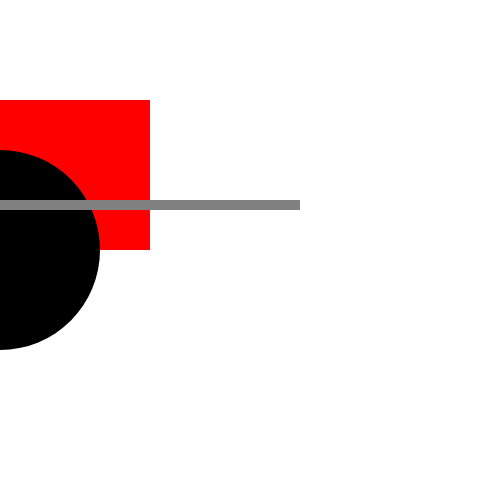
Frame 1 (no input)
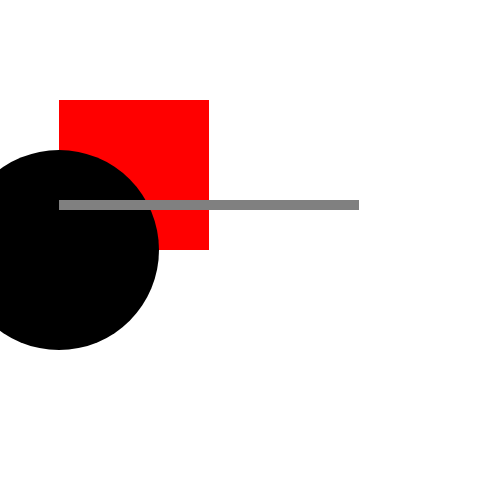
Frame 60 (no input)
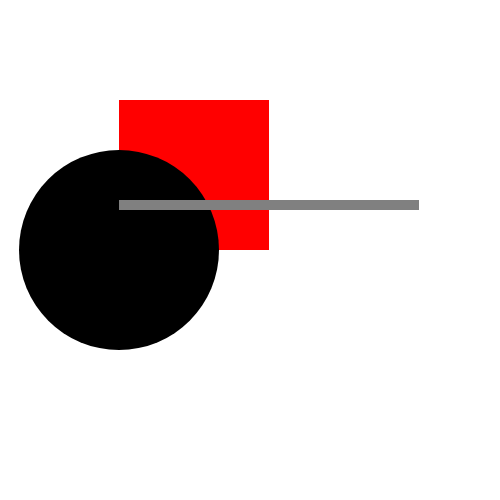
Frame 120 (the mouse pressed at the canvas centre since frame 60)

The p5.js sketch that drew these frames (run headless with seeded random() and noise() and a simulated clock; from frame 60 on, the mouse is pressed at the canvas centre):

// p5.js sketch
// ── sketch.js
let x = 0

function setup() {
  createCanvas(500, 500);
  noStroke();

}

function draw() {
  background("white");
  fill("red");
  rect(x, 100, 150, 150);
  fill("black");
  ellipse(x, 250, 200, 200);
  fill("grey");
  rect(x, 200, 300, 10);


  x = x + 1;
  if (x >= width) {
    x = 0;
  }


}
